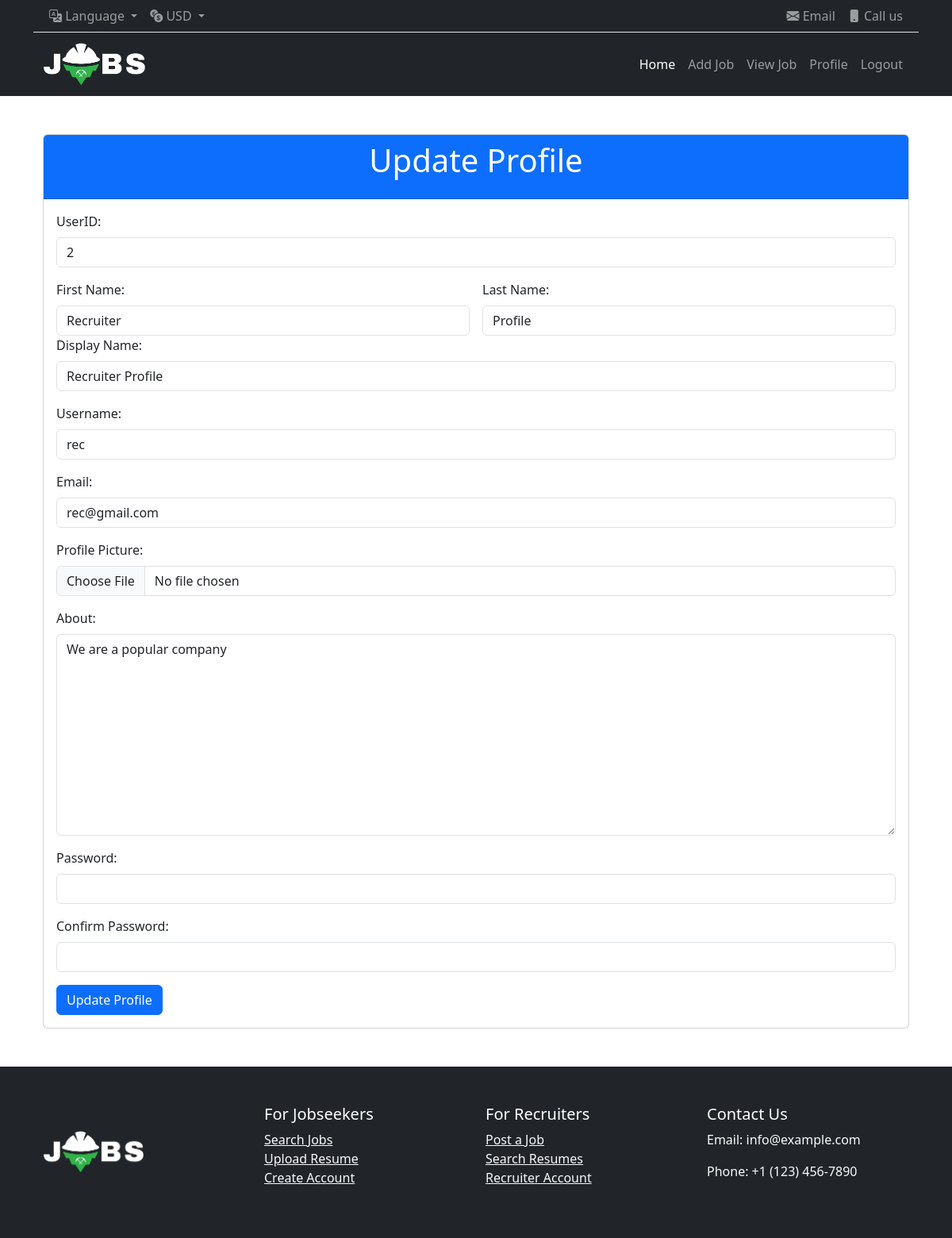
/EditProfilePage/ (signed in), run on the app's committed database.
### authentication/models.py (models this page shows, shortened)
class Custom_User(AbstractUser):
    USER=[
        ('Applicant','Applicant'),('Recruiter','Recruiter'),('Admin','Admin'),
    ]
    display_name=models.CharField(max_length=100)
    email = models.EmailField()
    password=models.CharField(max_length=100)
    user_type=models.CharField(choices=USER, max_length=120)
    profile_image = models.ImageField(upload_to='profile_pic/', null=True)
    otp_token = models.CharField(max_length = 6, blank = True, null = True)
    about= models.TextField(null=True, blank = True)

### portalApp/views.py (the view, shortened to what this page needs)
# urls.py: path('EditProfilePage/',views.EditProfilePage,name='EditProfilePage'),
@login_required
def EditProfilePage(request):
    context = {
        'password_not_matched': "Password Not Matched",
        'Success_Message': "Update Successfully"
    }
    user = request.user
    if not user.is_authenticated:
        return redirect('loginPage')
    return render(request, 'EditProfile.html', context)

### portalApp/templates/EditProfile.html (shortened to what this page needs)
{% extends 'base.html' %}
{% load static %}
{% block content %}
<div class="container mt-5">
    <div class="card">
        <div class="card-header bg-primary text-white text-center">
            <h1>Update Profile</h1>
        </div>
        <div class="card-body">
            <form action="{% url 'EditProfilePage' %}" method="POST" enctype="multipart/form-data" class="needs-validation" novalidate>
                <div class="mb-3">
                    <label for="user_id" class="form-label">UserID:</label>
                    <input type="text" id="user_id" name="UserID" value="{{ request.user.id }}" class="form-control" required readonly>
                </div>
                <div class="row g-3">
                    <div class="col-md-6">
                        <label for="first_name" class="form-label">First Name:</label>
                        <input type="text" id="first_name" name="first_name" value="{{ request.user.first_name }}" class="form-control" required>
                    </div>
                    <div class="col-md-6">
                        <label for="last_name" class="form-label">Last Name:</label>
                        <input type="text" id="last_name" name="last_name" value="{{ request.user.last_name }}" class="form-control" required>
                    </div>
                </div>
                <div class="mb-3">
                    <label for="display_name" class="form-label">Display Name:</label>
                    <input type="text" id="display_name" name="display_name" value="{{ request.user.display_name }}" class="form-control" required>
                </div>
                <div class="mb-3">
                    <label for="username" class="form-label">Username:</label>
                    <input type="text" id="username" name="username" value="{{ request.user.username }}" class="form-control" required readonly>
                </div>
                <div class="mb-3">
                    <label for="email" class="form-label">Email:</label>
                    <input type="email" id="email" name="email" value="{{ request.user.email }}" class="form-control" required readonly>
                </div>
                <div class="mb-3">
                    <label for="profile_picture" class="form-label">Profile Picture:</label>
                    <input type="file" id="profile_picture" name="image" class="form-control">
                </div>
                <div class="mb-3">
                    <label for="about" class="form-label">About:</label>
                    <textarea name="about" id="about" class="form-control" cols="30" rows="10">{{ user.about }}</textarea>
                </div>
                <div class="mb-3">
                    <label for="password" class="form-label">Password:</label>
                    <input type="password" id="password" name="password" class="form-control" required>
                </div>
                <div class="mb-3">
                    <label for="confirm_password" class="form-label">Confirm Password:</label>
                    <input type="password" id="confirm_password" name="confirm_password" class="form-control" required>
                </div>
                <button type="submit" class="btn btn-primary">Update Profile</button>
            </form>
        </div>
    </div>
</div>
{% endblock content %}

### data on the page
Custom_User: UserID "2", first_name "Recruiter", last_name "Profile", display_name "Recruiter Profile", username "rec", email "rec@gmail.com", about "We are a popular company"
